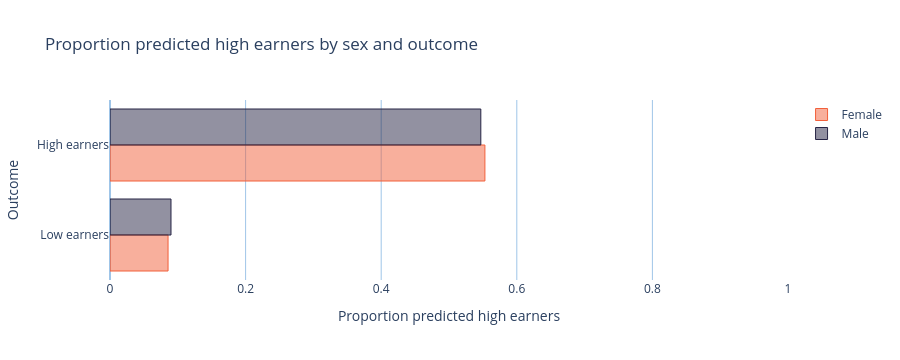

Here is the notebook cell this chart was saved with:
### Markdown cell above
We can visualise equalised odds using a bar plot. From this we see that the selection rates by outcome are almost identical for men and women.

### Code cell
eo_bar = group_bar_plots(
    test_scores,
    test.sex.map({0: "Female", 1: "Male"}),
    groups=test.salary,
    group_names=["Low earners", "High earners"],
    title="Proportion predicted high earners by sex and outcome",
    xlabel="Proportion predicted high earners",
    ylabel="Outcome",
)
eo_bar

### Figure 1 — Plotly figure (JSON) as saved in the notebook; plotly's stock layout.template omitted (floating-point values rounded to 4 significant figures)
{"data": [{"hoverinfo": "name+x", "marker": {"color": "rgba(242,96,59,0.5)", "line": {"color": "#f2603b", "width": 1}}, "name": "Female", "orientation": "h", "type": "bar", "x": [0.08563, 0.553], "y": [0, 1]}, {"hoverinfo": "name+x", "marker": {"color": "rgba(38,36,69,0.5)", "line": {"color": "#262445", "width": 1}}, "name": "Male", "orientation": "h", "type": "bar", "x": [0.08995, 0.5469], "y": [0, 1]}], "layout": {"autosize": true, "barmode": "group", "height": 360, "hovermode": "closest", "paper_bgcolor": "rgba(0,0,0,0)", "plot_bgcolor": "rgba(0,0,0,0)", "title": {"text": "Proportion predicted high earners by sex and outcome"}, "xaxis": {"fixedrange": true, "gridcolor": "rgb(159, 197, 232)", "hoverformat": ".3f", "range": [0, 1], "title": {"text": "Proportion predicted high earners"}, "zerolinecolor": "rgb(159, 197, 232)"}, "yaxis": {"fixedrange": true, "gridcolor": "rgba(0,0,0,0)", "ticktext": ["Low earners", "High earners"], "tickvals": [0, 1], "title": {"text": "Outcome"}, "zerolinecolor": "rgba(0,0,0,0)"}}}
